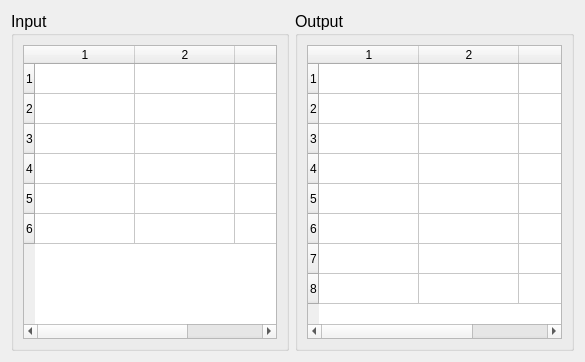
<?xml version="1.0" encoding="UTF-8"?>
<ui version="4.0">
 <class>PinAssignDialog</class>
 <widget class="QDialog" name="PinAssignDialog">
  <property name="geometry">
   <rect>
    <x>0</x>
    <y>0</y>
    <width>585</width>
    <height>362</height>
   </rect>
  </property>
  <property name="windowTitle">
   <string>Set AI/DO</string>
  </property>
  <property name="windowIcon">
   <iconset resource="resource.qrc">
    <normaloff>:/images/arcDesigner.ico</normaloff>:/images/arcDesigner.ico</iconset>
  </property>
  <layout class="QHBoxLayout" name="horizontalLayout">
   <item>
    <widget class="QGroupBox" name="groupBox">
     <property name="font">
      <font>
       <pointsize>12</pointsize>
      </font>
     </property>
     <property name="title">
      <string>Input</string>
     </property>
     <layout class="QVBoxLayout" name="verticalLayout">
      <item>
       <widget class="QTableWidget" name="tableInput">
        <property name="font">
         <font>
          <pointsize>9</pointsize>
         </font>
        </property>
        <property name="rowCount">
         <number>6</number>
        </property>
        <property name="columnCount">
         <number>3</number>
        </property>
        <row/>
        <row/>
        <row/>
        <row/>
        <row/>
        <row/>
        <column/>
        <column/>
        <column/>
       </widget>
      </item>
     </layout>
    </widget>
   </item>
   <item>
    <widget class="QGroupBox" name="groupBox_2">
     <property name="font">
      <font>
       <pointsize>12</pointsize>
      </font>
     </property>
     <property name="title">
      <string>Output</string>
     </property>
     <layout class="QVBoxLayout" name="verticalLayout_2">
      <item>
       <widget class="QTableWidget" name="tableOutput">
        <property name="font">
         <font>
          <pointsize>9</pointsize>
         </font>
        </property>
        <property name="rowCount">
         <number>8</number>
        </property>
        <property name="columnCount">
         <number>3</number>
        </property>
        <row/>
        <row/>
        <row/>
        <row/>
        <row/>
        <row/>
        <row/>
        <row/>
        <column/>
        <column/>
        <column/>
       </widget>
      </item>
     </layout>
    </widget>
   </item>
  </layout>
 </widget>
 <resources>
  <include location="resource.qrc"/>
 </resources>
 <connections/>
</ui>
